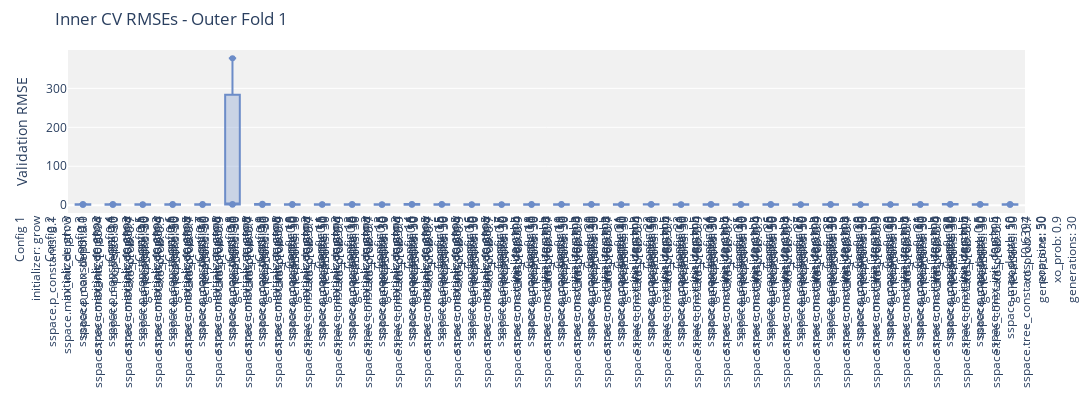
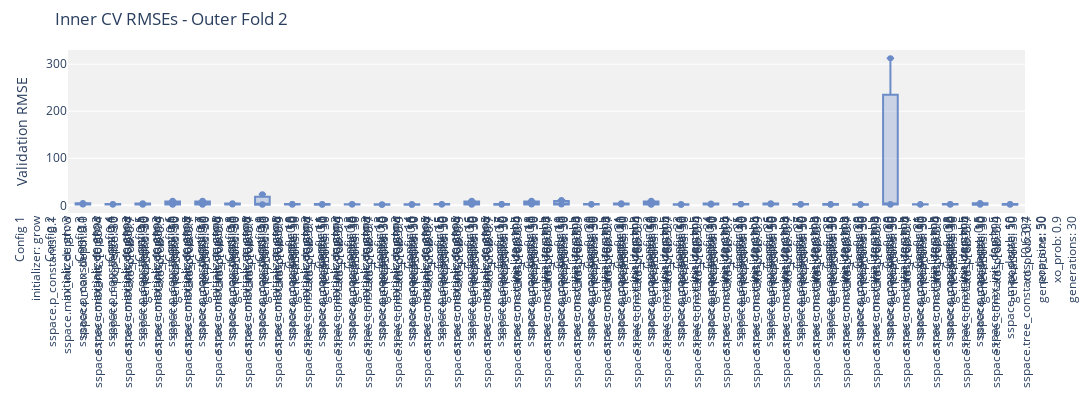
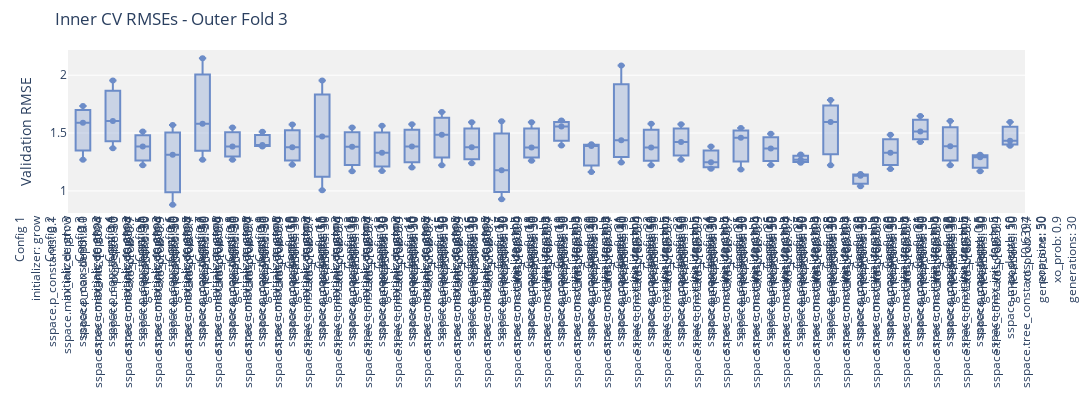
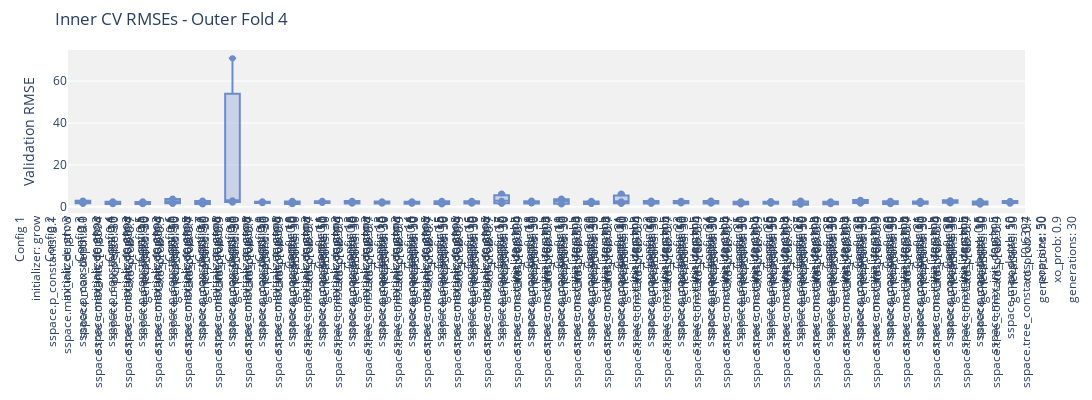

Write notebook code for charts like these, in order.
### Markdown cell above
| **Parameter**        | **Test Values**                                | **Why ??**                                                                                             |
| -------------------- | ----------------------------------------------------- | ----------------------------------------------------------------------------------------------------------------------------------------------- |
| `init_depth`         | `[3, 5]`                                              | Smaller initial trees (shallow depth) reduce the risk of overfitting early on. With 96 entries, you want simplicity and better generalization.  |
| `max_depth`          | `[10]`                                             | Limits the model's complexity. Deep trees overfit easily on small datasets. Capping depth avoids bloated or overly specific programs.           |
| `tree_constants`     | `[random.uniform(0, 1) for _ in range(9)] + [-1.]`    | Constants allow models to fine-tune predictions. Using a limited, balanced range prevents excessive reliance on constants (avoids "bloat").     |
| `p_constants`        | `[0.1, 0.5]`                                          | High constant probability makes the tree more about constants than structure. This is dangerous for small data — prefer 10–20% range.           |
| `tree_functions`     | `['add', 'subtract', 'multiply', 'divide']` | Basic arithmetic gives expressive power. `protected_divide` avoids runtime errors. Don’t add too many functions — it increases search space.    |
| `pop_size`           | `[20, 30, 50]`                                        | Small datasets don’t need huge populations. Lower sizes = faster runs and still enough diversity. 20–50 is a good starting point.               |
| `p_xo`               | `[0.7, 0.9]`                                          | Crossover (recombination) promotes diversity and generalization. On small data, too much crossover (close to 1.0) might disrupt good solutions. |
| `initializer`        | `"grow", "rhh"`                                       | `grow` creates variable-sized trees. `rhh` mixes it with `full`, adding diversity. `full` alone — it tends to create deep, overfit trees. |
| `elitism`            | `[True]`                                              | Keep the best solution in each generation. With few samples, losing the best-performing individual can seriously hurt performance.              |
| `n_iter`             | `30`                                                  | Reasonable trade-off between computation and convergence. Too many iterations with small data can lead to overfitting.                          |

### Code cell
TREE_CONSTANTS = [random.uniform(0, 1) for _ in range(9)] + [-1.]
param_grid = {
    'initializer': ['grow', 'rhh'],
    'sspace.p_constants': [0.1, 0.5], 
    'sspace.max_init_depth': [3, 5],
    'sspace.max_depth': [10],
    'sspace.tree_constants': [TREE_CONSTANTS],
    'pop_size': [30, 50],
    'xo_prob': [0.7, 0.9],
    'generations': [30],
}

# Seeds to test
seeds = [42, 123, 456]  # You can change these to any seeds you prefer

# Store results from all seeds
all_scores = []
all_best_models = []
all_results = []
all_validation = []

for seed in seeds:
    print(f"\n=== Running with seed: {seed} ===\n")
    
    # Set random seeds for reproducibility
    random.seed(seed)
    np.random.seed(seed)
    torch.manual_seed(seed)
    
    # Run the experiment
    scores, best_models, df_results, val_results = nested_cv_gp_slim_gsgp(
        X=X, y=y,
        param_grid=param_grid,
        gp_class=gp,
        k_outer=5, k_inner=3,
        seed=seed
    )
    
    # Store results
    all_scores.append(scores)
    all_best_models.append(best_models)
    all_results.append(df_results)
    all_validation.append(val_results)
